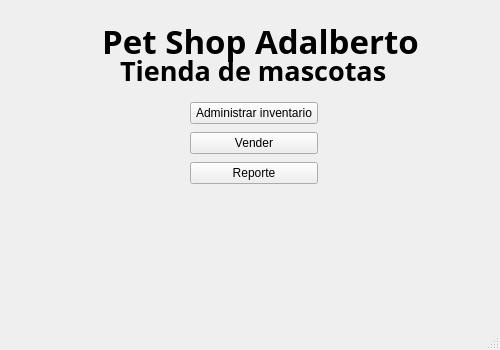
<?xml version="1.0" encoding="UTF-8"?>
<ui version="4.0">
 <class>MainWindow</class>
 <widget class="QMainWindow" name="MainWindow">
  <property name="geometry">
   <rect>
    <x>0</x>
    <y>0</y>
    <width>500</width>
    <height>350</height>
   </rect>
  </property>
  <property name="minimumSize">
   <size>
    <width>500</width>
    <height>350</height>
   </size>
  </property>
  <property name="maximumSize">
   <size>
    <width>501</width>
    <height>351</height>
   </size>
  </property>
  <property name="cursor">
   <cursorShape>ArrowCursor</cursorShape>
  </property>
  <property name="windowTitle">
   <string>MainWindow</string>
  </property>
  <widget class="QWidget" name="centralwidget">
   <widget class="QLabel" name="titulo">
    <property name="geometry">
     <rect>
      <x>120</x>
      <y>40</y>
      <width>281</width>
      <height>61</height>
     </rect>
    </property>
    <property name="font">
     <font>
      <family>Technic</family>
      <pointsize>20</pointsize>
      <bold>true</bold>
      <strikeout>false</strikeout>
      <kerning>true</kerning>
     </font>
    </property>
    <property name="text">
     <string>Tienda de mascotas</string>
    </property>
   </widget>
   <widget class="QLabel" name="titulo_2">
    <property name="geometry">
     <rect>
      <x>-710</x>
      <y>10</y>
      <width>1941</width>
      <height>61</height>
     </rect>
    </property>
    <property name="font">
     <font>
      <family>Technic</family>
      <pointsize>25</pointsize>
      <bold>true</bold>
      <strikeout>false</strikeout>
      <kerning>true</kerning>
     </font>
    </property>
    <property name="text">
     <string>Pet Shop Adalberto</string>
    </property>
    <property name="alignment">
     <set>Qt::AlignCenter</set>
    </property>
    <property name="wordWrap">
     <bool>true</bool>
    </property>
   </widget>
   <widget class="QWidget" name="">
    <property name="geometry">
     <rect>
      <x>190</x>
      <y>100</y>
      <width>128</width>
      <height>86</height>
     </rect>
    </property>
    <layout class="QVBoxLayout" name="verticalLayout">
     <item>
      <widget class="QPushButton" name="btn_administrar">
       <property name="cursor">
        <cursorShape>PointingHandCursor</cursorShape>
       </property>
       <property name="text">
        <string>Administrar inventario</string>
       </property>
      </widget>
     </item>
     <item>
      <widget class="QPushButton" name="btn_vender">
       <property name="cursor">
        <cursorShape>PointingHandCursor</cursorShape>
       </property>
       <property name="text">
        <string>Vender</string>
       </property>
      </widget>
     </item>
     <item>
      <widget class="QPushButton" name="btn_reporte">
       <property name="cursor">
        <cursorShape>PointingHandCursor</cursorShape>
       </property>
       <property name="text">
        <string>Reporte</string>
       </property>
      </widget>
     </item>
    </layout>
   </widget>
  </widget>
  <widget class="QMenuBar" name="menubar">
   <property name="geometry">
    <rect>
     <x>0</x>
     <y>0</y>
     <width>500</width>
     <height>22</height>
    </rect>
   </property>
  </widget>
  <widget class="QStatusBar" name="statusbar"/>
 </widget>
 <resources/>
 <connections/>
</ui>
